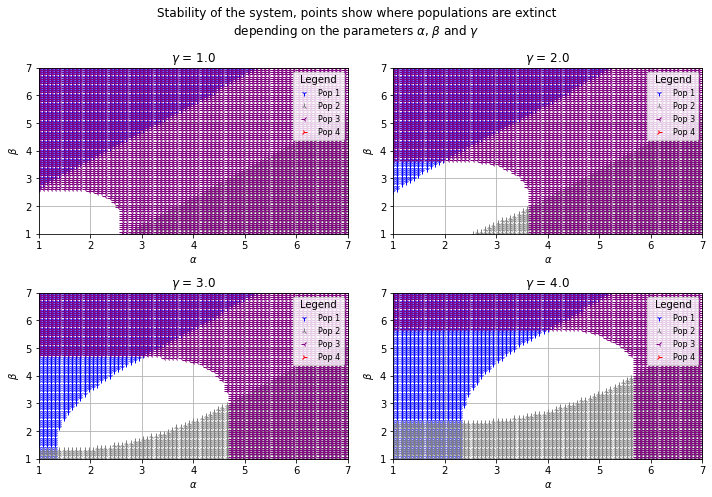
#> input picture 3pop.png, 712 x 497 px
$ jupyter execute --allow-errors L3_Internship.ipynb
#> lines starting #> are read from the running program, lines starting #| are printed output that depends on the picture
### L3_Internship_functions.py
import pylab as pl
import numpy as np
import matplotlib.pyplot as plt
from scipy.integrate import odeint
from random import *
import pandas as pd

#FUNCTIONS
def AleaGen(q : int): # Function that generates all the possible combinations of q bits
    '''
    Input : q, the number of bits
    Output : a list of all the possible combinations of q bits
    '''
    tab = ["{:0b}".format(i) for i in range(2**q)] # List of all the possible combinations of q bits
    for k in range(0,len(tab)) :  # Loop on the combinations
        tab[k]= ((q-len(list(tab[k])))*['0']+list(tab[k])) # Add 0 to the combinations to have q bits
    return tab

def dif(A,B) :  # Function that calculates the Hamming distance between two combinations of bits
    '''
    Input : A and B are two combinations of bits
    Output : The Hamming distance between A and B
    '''
    if len(A) == len(B) : # If the two combinations have the same length
        difference = 0 # Hamming distance
        for i in range(0,len(A)) :
            if A[i] != B[i] :
                difference += 1
    return difference/len(A) # Return the size-weighted Hamming distance

def s(A, B, alpha) : # Difference enhancer function
    '''
    Input : A and B are two combinations of bits, alpha is a float
    Output : The size-weighted Hamming distance between A and B multiplied by alpha
    '''
    return dif(A,B)**alpha

def mats(Populations, alpha=1): # Function that generates the affinity matrix of the system
    '''
    Input : Populations is a list of the populations of the system, alpha is a float
    Output : The affinity matrix of the system
    '''
    mat = np.zeros((len(Populations),len(Populations))) # Affinity matrix of the system
    for k in range(1,len(Populations)) :  # Loop on the populations of the system
        if len(Populations[k]) != len(Populations[k-1]) : # If the two populations have different sizes
            print('Sequences of different lengths') # Print an error message
            break
    for i in range(0,len(Populations)) :  # Loop on the populations of the system
        for j in range(0,len(Populations)) :
            if i == j : # If the two populations are the same
                continue    # Go to the next iteration
            mat[i,j] = s(Populations[i],Populations[j],alpha)   # Add the size-weighted Hamming distance between the two populations to the affinity matrix
    return mat # Return the affinity matrix

# [26 lines left out: functions div_score, div_mutant, not called in this run]

def Za(Z,t, Populations, params) : # Function that calculates the derivative of the populations of the system
    '''
    Input : Z is a list of the populations of the system, t is a float, Populations is a list of the populations of the system
    Output : The derivative of the populations of the system
    '''
    b, d, c, alpha = params
    z = sum(Z) # Total population
    S = mats(Populations, alpha) # Affinity matrix of the system
    res = [Z[k]*(b*(1+(sum(Z*S[k])/z))-d-c*z) for k in range(len(Populations))] # Derivative of the populations of the system
    return res  # Return the derivative of the populations of the system

def combinliste(seq : list, k : int) -> list: # Function that generates all the possible combinations of k elements in a list
    '''
    Input : seq is a list of sequences, k is an integer
    Output : A list of the k-combinations of the sequences
    '''
    if k == 0:
        return [[]]
    if len(seq) == 0:
        return []
    return [ [seq[0]] + x for x in combinliste(seq[1:], k-1) ] + combinliste(seq[1:], k)

# [25 lines left out: functions recup_data, clear_data, not called in this run]

### L3_Internship.ipynb
## <i><u><b> "Mechanisms of sexual preference in populations with advantage to the heterozygote" supervised by Manon COSTA </b></u></i> ##

<b><i> Statement from Manon COSTA in white </i></b> translated from french.<br><br>
<b><u>Project summary:</u></b> The mechanisms of mate choice in sexually reproducing populations are very diverse. An important question is to understand how such mechanisms can arise in natural populations and what is their role in maintaining phenotypic diversity in communities. In this internship we will focus on the case of a polymorphic population under natural selection that favors the survival of heterozygotes. We will first assume that reproduction is uniformly random in the population and we will study the possible equilibria for the dynamics. In a second step, we will introduce mutant populations for which the choice of partner is done through self-referencing. We will investigate under which conditions such a mutant can survive in the population and what impact it will have on the phenotypic composition of the population. This training course will use the notions of dynamic systems and a numerical part will be developed as well.
***

### <u><b> Population model with advantage to hererozygotes </b></u> ###

We are interested in a population of individuals characterized by an allele on a gene that influences reproduction. More precisely, we assume that there are $ A_{1}, A_{2}, ..., A_{m} $  different possible alleles. We will note $ Z_{A_{i}} $ the size of the population carrying the allele $ A_{i} $.

We assume that all individuals (regardless of their allele) have a natural mortality $ d > 0 $ and that they are in logistic competition with each other. The parameter $ c > 0 $ gives the intensity of this competition.

For the reproduction, we model in the following way.
- We begin by choosing an individual in the population that has genotype $ A_{i} $.
- This individual chooses uniformly at random a partner: it is of type $ A_{j} $ with a probability equal to the frequency of this type in the population $ \frac{Z_{A}}{z}\\ $ where $ z = \sum_{k=1}^{m} Z_{A_{k}} $.
- The success of such a reproduction is then $ b(1 + s_{ij} ) $.
We will assume $ b > d, s_{ii} = 0 , \text{ and } s_{ij} = s_{ji} > 0 \text{ for } i \neq j $.

#### <u><b> 1. Theoretical study of the two allele case </b></u> ####

In the case where there are two alleles in the population $ A_{1} $ and $ A_{2} $ the reproduction mechanism is therefore :

$$
A_{1} \times A_{1} \rightarrow b \\
A_{2} \times A_{2} \rightarrow b \\
A_{1} \times A_{2} \rightarrow b(1+s)
$$

The dynamical system that describes the evolution of the population sizes $ (Z_{A_{1}}, Z_{A_{2}}) $ is :

$
\begin{equation}
\left\{
\begin{aligned}
  \frac{d}{dt} Z_{A_{1}}(t) = Z_{A_{1}}(t)(b + \frac{bs}{z(t)} Z_{A_{2}}(t) -d -cz)
  \\
  \frac{d}{dt} Z_{A_{2}}(t) = Z_{A_{2}}(t)(b + \frac{bs}{z(t)} Z_{A_{1}}(t) -d -cz)
\end{aligned}
\right.
\end{equation}
$

where $ z(t) = Z_{A_{1}}(t) + Z_{A_{2}}(t) $

<u>**Lemma 1.1**</u>
 <i> Suppose that $ s > 0 $ then this dynamical system (1) has :
- three unstable equilibria $ (0, 0) $, $ (0, \frac{b-d}{c}) $ and $ (\frac{b - d}{c}, 0) $
- one locally stable balance $ Z_{A_{1}}^{*} = Z_{A_{2}}^{*} = \frac{b + bs/2 - d}{2c} $

Moreover, all trajectories starting from positive coordinates converge to this equilibrium </i>

[cell 1]
import pylab as pl
import numpy as np
import pandas as pd

from scipy.integrate import odeint
import scipy.stats as stats
from random import *

import matplotlib.pyplot as plt
import matplotlib.image as mpimg

import L3_Internship_functions as lf

[cell 2]
def phase_diagram_and_vectors( precision, param, axis):
    '''
    This function plots the phase diagram of the two population system with the associated vector field, equilibria and isoclines.
    input1: An int for the number of x-axis points.
    input2: Parameters of the associated system in a list.
    input3: A list of 4 number representing the axis size.
    output: A phase diagram with vector field in a matplotlib figure.
    '''
#> called with precision = 150

    def func(y, t, param) : # The function associated with the system
        b, s , d, c = param
        res = [
            y[0]*(b+((b*s)/(y[0]+y[1]))*y[1]-d-c*(y[0]+y[1])),
            y[1]*(b+((b*s)/(y[0]+y[1]))*y[0]-d-c*(y[0]+y[1]))
        ]
        return np.array(res)

    b, s , d, c = param

    # Creation of isoclines and equilibrium points
    X = [k/10 for k in range(0, precision+1)]
    y2 = [((b-d+np.sqrt(((d-b)**2)+4*c*b*s*k/10))/(2*c)) - k/10 for k in range(0,precision+1)]

    # Couples (x,y) of equilibrium points
    a, i = (b + (b*s/2) - d)/ (2*c), (b-d)/c
    P1, P2 = [0, 0, a, i], [0, i, a, 0]

    plt.figure(figsize=(12,9))
    plt.grid()

    # Creation of a vector field
    x = np.linspace(axis[0], axis[1], 20)
    y = np.linspace(axis[2], axis[3], 20)
    X1 ,Y1 = pl.meshgrid(x, y)
    DX1, DY1 = func([X1 ,Y1], X, param)
    M = (pl.hypot(DX1, DY1))
    M[M==0] = 1.
    DX1 /= M
    DY1 /= M

    # Vector display
    plt.quiver(X1 , Y1 ,DX1,DY1,M)

    # Display of isoclines and equilibrium points
    plt.plot(X, y2, 'k')
    plt.plot(y2, X, 'k')
    plt.scatter(P1,P2)

    # Title, caption and axes
    plt.title("Phase diagram and vectors ", color='k')
    plt.xlabel("Z1(t)", color='k')
    plt.ylabel("Z2(t)", color='k')
    plt.axis(axis)

    plt.show()
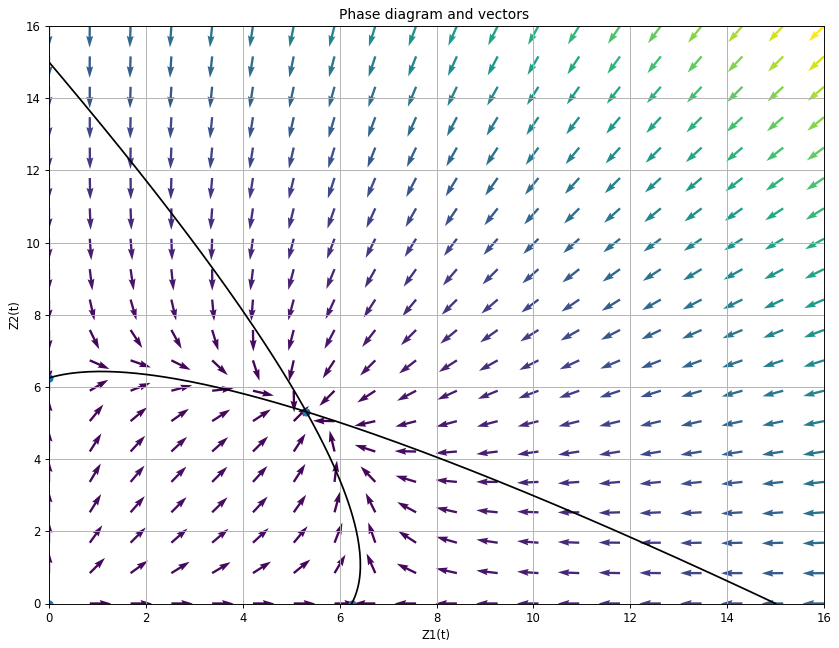
#> figure drawn by matplotlib, 1 panel; curve peaks at x = 1.1, y = 6.43

phase_diagram_and_vectors(150, [10.0, 0.7, 5.0, 0.8], [0,16,0,16])

`We can see the 4 equilibria and that all trajectories converge towards central equilibrium.`<br>
`It means that the non-zero population will coexist no matter what.`

#### <u><b> 2. Three allele case </b></u> ####

Now suppose that there are three alleles $ A_{1} $, $ A_{2} $ and $ A_{3} $ in the population. In this case, the selection mechanism is described by the triple $ (s_{12}, s_{13}, s_{23}) $.<br>
The dynamics of $ (z_{A_{1}}, z_{A_{2}}, z_{A_{3}}) $ is given by :

$
\begin{equation}
\left\{
\begin{aligned}
  & z_{A_{1}}^{.} = z_{A_{1}} ( b ( 1 + s_{12} \frac{z_{A_{2}}}{z} + s_{13} \frac{z_{A_{3}}}{z}) -d -cz)
  \\
  & z_{A_{2}}^{.} = z_{A_{2}} ( b ( 1 + s_{12} \frac{z_{A_{1}}}{z} + s_{23} \frac{z_{A_{3}}}{z}) -d -cz)
  \\
  & z_{A_{3}}^{.} = z_{A_{3}} ( b ( 1 + s_{13} \frac{z_{A_{1}}}{z} + s_{23} \frac{z_{A_{2}}}{z}) -d -cz)
\end{aligned} \tag{2}
\right.
\end{equation}
$

with $ z_{A_{1}} + z_{A_{2}} + z_{A_{3}} = z $.

<b>Existence of an equilibrium of coexistence of the three types :</b> The result below gives conditions for the existence of an equilibrium of coexistence of the three types. Let's start with some notations

$$ M = \begin{pmatrix} 0 & s_{12} & s_{13}\\ s_{12} & 0 & s_{23}\\ s_{13} & s_{23} & 0 \end{pmatrix} \text{ and } \ 1 = \begin{pmatrix} 1\\ 1\\ 1 \end{pmatrix} $$
We note that $ \ det(M) = 2_{s_{12}s_{13}s_{23}} \neq 0 \ $ under our hypothesis.

<b> Proposition 1.1 : </b><i> The system $ (2) $ admits a strictly positive equilibrium if and only if $ M^{-1}1 $ is strictly positive, which is equivalent to
$$ \begin{equation} s_{12} < s_{13} + s_{23},\quad s_{13} < s_{12} + s_{23},\quad s_{23} < s_{12} + s_{13} \end{equation} \tag{3} $$
In this case the equilibrium is :

$$
\begin{pmatrix}
Z_{1}^{*}\\
Z_{2}^{*}\\
Z_{3}^{*}
\end{pmatrix}
= \frac{z^{*}}{1^{T}M^{-1}1} = \frac{z^{*}}{1^{T}M^{-1}1}
\begin{pmatrix}
s_{23}(s_{12} + s_{13} - s_{23}) \\
s_{13}(s_{12} + s_{23} - s_{13}) \\
s_{12}(s_{13} + s_{23} - s_{12})
\end{pmatrix}
$$

with
$$ z^{*} = \frac{1}{c} ( b - d + \frac{2bs_{12}s_{13}s_{23}}{1^{T}M^{-1}1}) $$

and it is globally stable.

Note that in this case
$$ 1^{T}M^{-1}1 = \sum_{(1,j,k)\in{1,2,3}^{3}} s_{ij}(s_{ik} + s_{jk} - s_{ij}) $$
</i>

#### <u><b> 3. The general case with k alleles </b></u> ####

In the general case, we can also study the existence of a positive equilibrium and it is always based on the selection matrix M.<br>
The system is written as follows :

$
\begin{equation}
\left\{
\begin{aligned}
  & z_{A_{i}}^{.} = z_{A_{i}} ( b [ 1 +  \frac{\sum_{j \neq i}^{k} s_{ij} z_{A_{j}}}{z} - d - cz] ), \forall i \in \{1,...,k\},
  \\
  & z = \sum_{i=1}^{k} z_{A_{i}}
\end{aligned} \tag{5}
\right.
\end{equation}
$

with the symetry $$ s_{ij} = s_{ji} \quad ,\quad \forall i \neq j $$

<b> Existence of positive equilibria :</b> First, we are searching for equilibria with all positive coordinates. Equilibria with at least a zero coordinate can be found by induction. As in the case of 3 alleles, we use the following notation :

$$
M =
\begin{pmatrix}
0 & s_{12} & s_{13} & ... & s_{1k} \\
s_{12} & 0 & s_{23} & ... & s_{2k} \\
... & ... & ... & ... & ... \\
s_{1k} & s_{2k} & ... & s_{k-1, k} & 0

\end{pmatrix} \tag{6}
and \ 1 = \begin{pmatrix} 1\\ 1\\ 1 \end{pmatrix}
$$

<b> Proposition 1.2 : </b> If $ det(M) \neq 0 $, the system admits a positive equilibrium if and only if each coordinate of $M^{−1}$<b>1</b> is strictly positive. <br>
In this case, the equilibrium is unique and is given by :

$$
Z^{*} = \frac{1}{c1^{T}M^{-1}1} ( b + \frac{b}{1^{T}M^{-1}1} -d ) M^{-1}1.
\tag{7}
$$

If $ det(M) = 0 $ , depending on the values of M, the system may have no equilibrium or an affine space of equilibria restricted to the cone of positive coordinates, whose dimension is the dimension of the kernel of M.

#### <u><b>4. Numerical exploration </b></u> ####

One of the objectives of the internship is to understand how such a community is structured. In particular, if we imagine that the gene is subject to a little mutation, new alleles will appear successively in the community. These alleles can either disappear immediately if they are disadvantaged, or settle and disturb the pre-existing equilibrium.

Several tracks will be studied :

- If the conditions for the coexistence of 2 or 3 types are explicit, those for the coexistence of 4 are not. We can test how the appearance of a fourth type in a community with three types destabilizes the existing one.

- The objective here is to develop a mutation model on the alleles associated with a model for the calculation of selection coefficients sij and to simulate the community to visualize how many types coexist over time and what is the structure of the alleles.

##### <u><b>4.1. Numerical study of the dynamic system with three stable populations and addition of a mutant with variable affinities. </b></u> #####
`Now, we will see what happens if a new population joins the group with different affinities to the others`

$
\begin{equation}
\left\{
\begin{aligned}
  & z_{A_{1}}^{.} = z_{A_{1}} ( b ( 1 + s \frac{z_{A_{2}}}{z} + s \frac{z_{A_{3}}}{z} + \alpha \frac{z_{A_{4}}}{z}) -d -cz)
  \\
  & z_{A_{2}}^{.} = z_{A_{2}} ( b ( 1 + s \frac{z_{A_{1}}}{z} + s \frac{z_{A_{3}}}{z} + \beta \frac{z_{A_{4}}}{z}) -d -cz)
  \\
  & z_{A_{3}}^{.} = z_{A_{3}} ( b ( 1 + s \frac{z_{A_{1}}}{z} + s \frac{z_{A_{2}}}{z} + \gamma \frac{z_{A_{4}}}{z}) -d -cz)
  \\
  & z_{A_{4}}^{.} = z_{A_{4}} ( b ( 1 + \alpha \frac{z_{A_{1}}}{z} + \beta \frac{z_{A_{2}}}{z} + \gamma \frac{z_{A_{3}}}{z}) -d -cz)
  \\
  & \quad\quad\quad\quad z = z_{A_{1}} + z_{A_{2}} + z_{A_{3}} + z_{A_{4}}
\end{aligned} \tag{4}
\right.
\end{equation}
$

[cell 3]
# process time : 1 min 31,7 sec

# [10 lines left out: function Z3pop1mut, not called in this run]

#VARIABLES AND PARAMETERS OF THE SYSTEM
do_we_need_to_execute = False
if do_we_need_to_execute :
    nb = (1,7,75)   # Number of points on the x-axis and y-axis
    intervalle, intervalle_gamma, t = np.linspace(nb[0],nb[1],nb[2]), [1.0, 2.0, 3.0, 4.0], np.arange(0.0,10.0,0.01) # Time interval and time step for the integration of the system of ODEs

    b, s , d, c = 2, 1, 1, 1 # Parameters of the system
    seuil = 0.001 # Threshold
    y0 = [1.0,1.0,1.0,10] # Initial values of the system


    #DATA PROCESSING
    result = [] # List of the results of the integration of the system of ODEs
    for gamma in intervalle_gamma : # Loop on the values of gamma
        g_result = []
        for alpha in intervalle:    # Loop on the values of alpha
            for beta in intervalle:         # Loop on the values of beta
                arg = (b, s, c, d, alpha, beta, gamma)
                y = odeint(Z3pop1mut, y0, t, args=(arg,))
                g_result.append([y[-1],(alpha,beta)])   # Add the result of the integration of the system of ODEs to the list
        result.append(g_result) # Add the list of the results of the integration of the system of ODEs to the list

    #RETRIEVING THE POINTS
    points = [[[[] for i in range(2)] for j in range(len(y[-1]))] for h in range(len(intervalle_gamma))]
    for gam in range(len(result)):
        for k in range(len(result[gam])) :
            for pop in range(len(result[gam][k][0])):
                if result[gam][k][0][pop] < seuil: # If the population is below the threshold
                    points[gam][pop][0].append(result[gam][k][1][0]) # Add the value of alpha to the list of the x-axis points
                    points[gam][pop][1].append(result[gam][k][1][1]) # Add the value of beta to the list of the y-axis points

[cell 4]
if do_we_need_to_execute :
    #GRAPHIC DISPLAY
    marqueurs = ['1','2','3','4'] # Markers
    colors = ['blue','grey','purple','red'] # Colors

    fig = plt.figure( figsize=(10, 7) )
    fig.suptitle("Stability of the system, points show where populations are extinct\ndepending on the parameters" + r" $\alpha$, $\beta$ and $\gamma$")

    for gam in range(len(points)):
        plt.subplot(2,2,gam+1)
        for pop in range(len(points[gam])):
            plt.plot(points[gam][pop][0], points[gam][pop][1], marqueurs[pop], color=colors[pop], label="Pop "+str(pop+1))
        plt.title(r'$\gamma$ = '+str(intervalle_gamma[gam]))
        plt.xlabel(r'$\alpha$')
        plt.ylabel(r'$\beta$')
        plt.xlim(nb[0],nb[1])
        plt.ylim(nb[0],nb[1])
        plt.grid(True)
        plt.legend( loc='upper right', ncol=1, fontsize=8, title='Legend', title_fontsize=10)

    plt.tight_layout()
    plt.show()
else :
    plt.figure(figsize=(20, 10))
    imgplot = plt.imshow(mpimg.imread('3pop.png'))
    plt.show()

`We can notice that ` $ \alpha $ `,` $ \beta $ `and` $ \gamma $ `must have close values in order to maintain the balance and keep all populations alive.`
`It means that if one population as a better affinity to the others, it will take over the others and will vanish.`

`The compilation of these graphs allows to highlight a zone, a set of values for the different affinities values where there is coexistence of all the populations and no zone where they all disappear. Thus the destabilization of the system which induces the disappearance of one or two types, inevitably ends up restabilizing it.`

##### <u><b>4.2. Numerical study of the dynamic system with n populations. </b></u> #####
##### <u><b>4.2.1 Simulation of adding a single mutant. </b></u> #####

[cell 5]
# process time : 30,1 sec

# [24 lines left out: function div_plot, not called in this run]


do_we_need_to_execute = False #
if do_we_need_to_execute :
# Tests
    plt.figure(figsize=(15, 10))
    plt.subplot(2,2,1)
    div_plot(3, 1) # Plot the divergence of the system for sequences with 3 loci and alpha = 1
    plt.subplot(2,2,2)
    div_plot(4, 1) # Plot the divergence of the system for sequences with a different number of loci : 4 and alpha = 1
    plt.subplot(2,2,3)
    div_plot(3, 2) # Plot the divergence of the system for sequences with 3 loci and alpha = 1
    plt.subplot(2,2,4)
    div_plot(4, 2) # Plot the divergence of the system for sequences with 4 loci and a different : alpha = 2

    plt.tight_layout()
    plt.show()
else :
    plt.figure(figsize=(20, 10))
    imgplot = plt.imshow(mpimg.imread('div_score.png'))
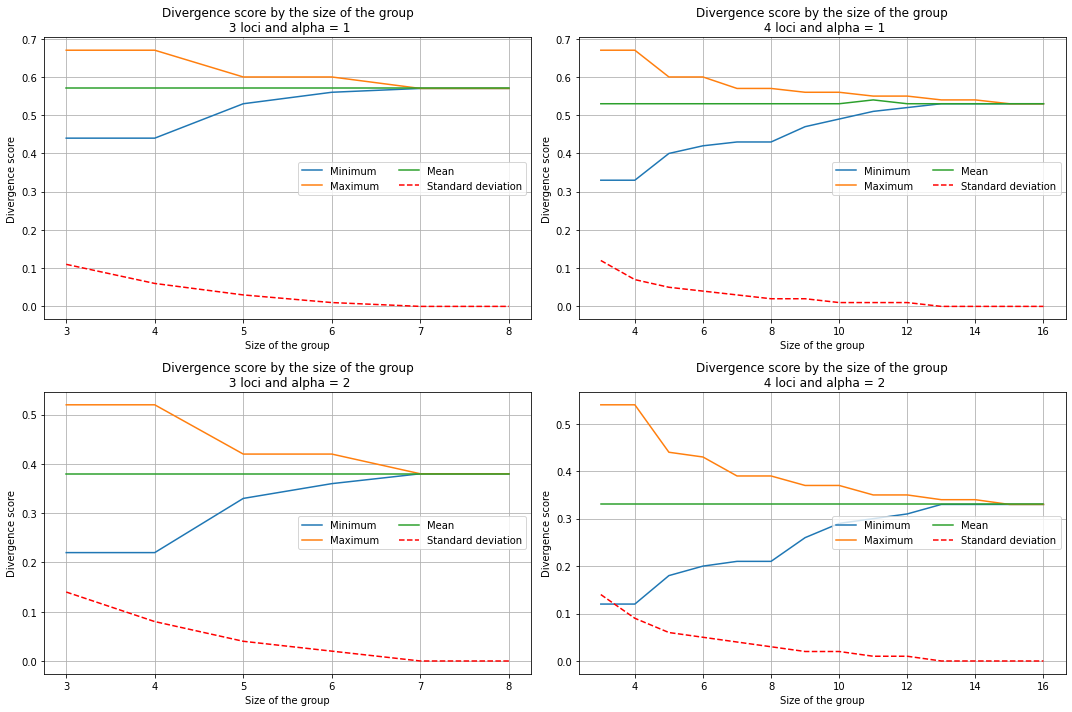
#> input picture div_score.png, 1072 x 712 px
#> (the rest of the program and of its run is left out)
